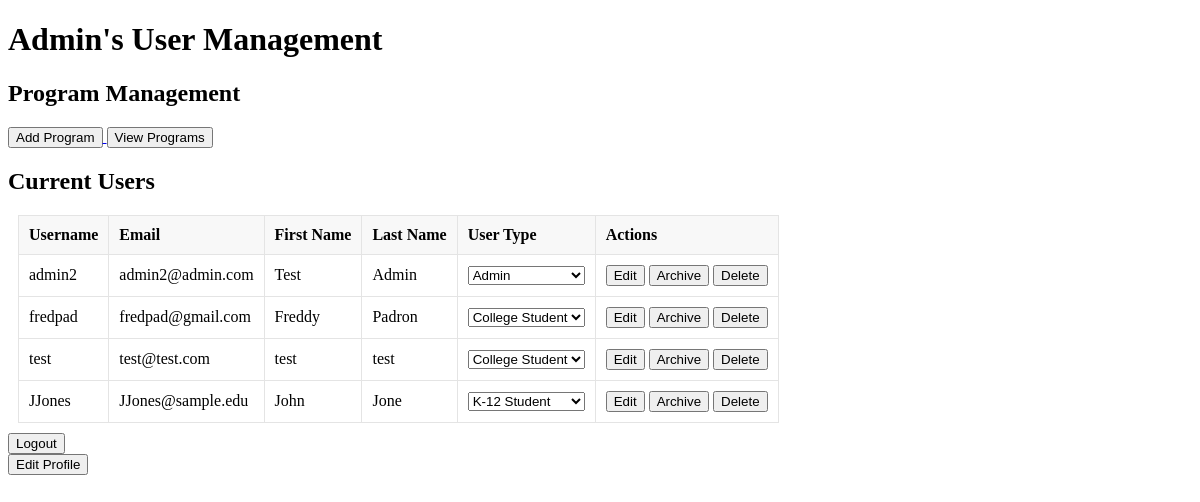
/home (signed in), run on an earlier commit of the app's database.
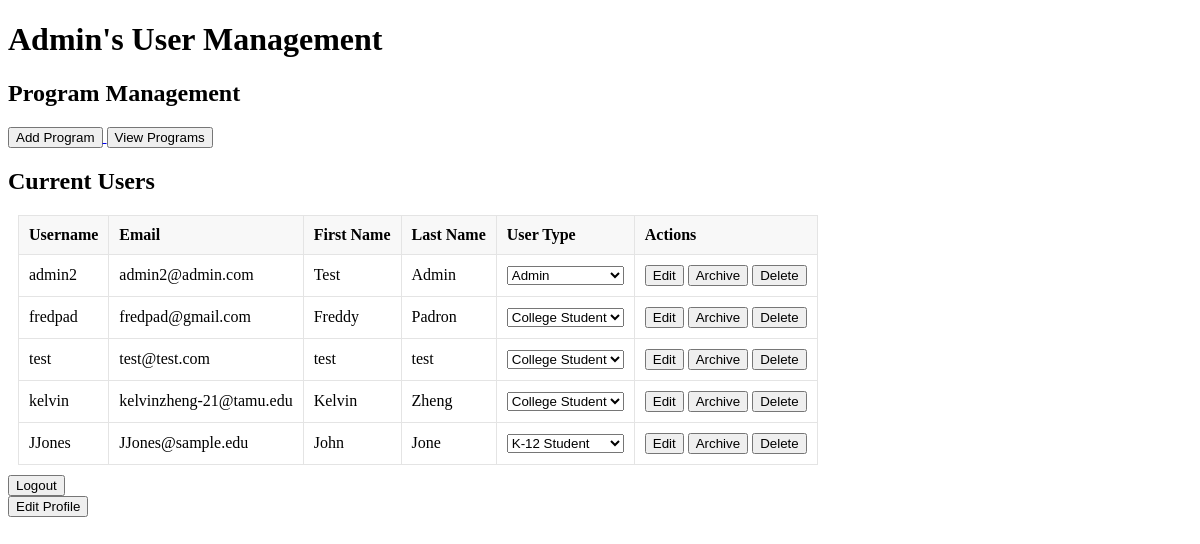
And on a later commit of the database.
### tables this page shows
CREATE TABLE Users (
                    UIN INTEGER PRIMARY KEY,
                    First_Name TEXT,
                    M_Initial TEXT,
                    Last_Name TEXT,
                    Username TEXT,
                    Password TEXT,
                    User_Type TEXT,
                    Email TEXT,
                    Discord_Name TEXT,
                    Archived INTEGER
                    );

### app.py (the view)
@app.route('/home', methods=['GET', 'POST'])
@login_required
def home():
    conn = get_db_connection()
    if current_user.user_type == "admin":
        users = conn.execute('SELECT * FROM users').fetchall()
        conn.close()
        return render_template('admin_home.html', users=users)
    elif current_user.user_type == "college_student":
        items = conn.execute('SELECT * FROM items where UIN = ?', (current_user.uin, )).fetchall()
        conn.close()
        return render_template('college_home.html', items=items)
    elif current_user.user_type == "k12_student":
        items = conn.execute('SELECT * FROM items where UIN = ?', (current_user.uin, )).fetchall()
        conn.close()
        return render_template('k12_home.html', items=items)
    else:
        conn.close()
        return render_template('login.html')

### app.py (called while the page is built)
@login_manager.user_loader
def load_user(UIN):
    return User(UIN)

### db.py (called while the page is built)
def get_db_connection():
    conn = sqlite3.connect('database.db')
    conn.row_factory = sqlite3.Row
    return conn

### templates/admin_home.html (shortened to what this page needs)
<!DOCTYPE html>
<html lang="en">
<head>
    <link rel="stylesheet" href="../static/general.css">
</head>
<body>
    <h1> {{ current_user.first_name }}'s User Management</h1>
    <h2>Program Management</h2>
    <div>
      <a href="{{ url_for('admin_bp.add_program') }}">
        <button>Add Program</button>
      </a>
      <a href="{{ url_for('admin_bp.view_all_programs') }}">
        <button>View Programs</button>
      </a>
    </div>
    <h2>Current Users</h2>
    <table id="usersTable">
        <tr>
            <th>Username</th>
            <th>Email</th>
            <th>First Name</th>
            <th>Last Name</th>
            <th>User Type</th>
            <th>Actions</th>
        </tr>
        {% for user in users %}
            {% if user.uin|int != current_user.uin|int %}
                <tr>
                    <td>{{ user.username }}</td>
                    <td>{{ user.email }}</td>
                    <td>{{ user.first_name }}</td>
                    <td>{{ user.last_name }}</td>
                    <td>
                        <select id= "user_type_{{user.uin}}" name="user_type" data-uin = {{user.uin}} data-usertype = {{user.user_type}} >
                            <option value="k12_student" {% if user.user_type == "k12_student" %} Selected {% endif%}>K-12 Student</option>
                            <option value="college_student"  {% if user.user_type == "college_student" %} Selected {% endif%}>College Student</option>
                            <option value="admin"  {% if user.user_type == "admin" %} Selected {% endif%} >Admin</option>
                        </select>
                    </td>
                    <td>
                        <button onclick="editButtonPress({{ user.uin }})">Edit</button>
                        {% if user.archived %}
                            <button onclick="archiveUser({{user.uin}}, 0)">Unarchive</button>
                        {% else %}
                            <button onclick="archiveUser({{user.uin}}, 1)">Archive</button>
                        {% endif %}
                        <button onclick="deleteUser({{user.uin}})">Delete</button>
                    </td>
                </tr>
            {% endif %}
        {% endfor %}
    </table>
    <form action="{{ url_for('logout') }}" method="post">
        <button type="submit">Logout</button>
    </form>
    <form action="{{ url_for('profile') }}" method="get">
        <button type="submit">Edit Profile</button>
    </form>
</body>
</html>

What changed in the data, as far as the page shows it:
added Users: username "kelvin", email "kelvinzheng-21@tamu.edu", first_name "Kelvin", last_name "Zheng", user_type "College Student"
